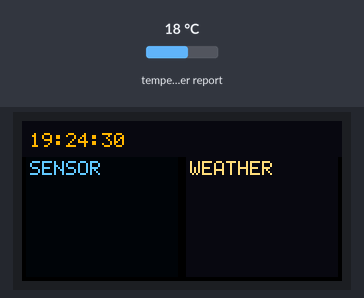
A program run on a simulated ESP32 board running MicroPython. Parts: 160×80 colour display. Inputs (shaded band) come from the test bench; at power-on: temperature in the web weather report 18 °C. WiFi joins after 1.5 s; the clock reads 2024-03-15 10:24:30 at power-on unless the program sets it; requests to the public web service named in the program get a made-up reply in its usual format after 0.4 s (London, UTC, broken clouds, 64 % humidity, 1013 hPa unless stated).

Above: at 1.0 s.
At 3.97 s:
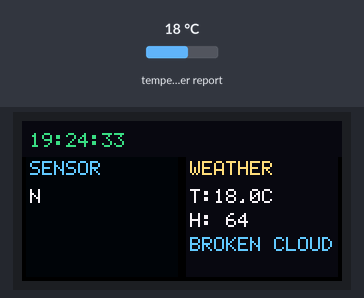
At 7.2 s:
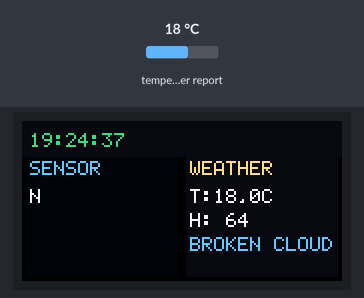
At 12.2 s:
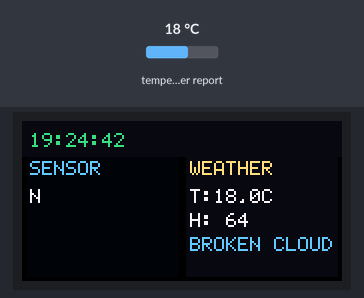
At 21.2 s:
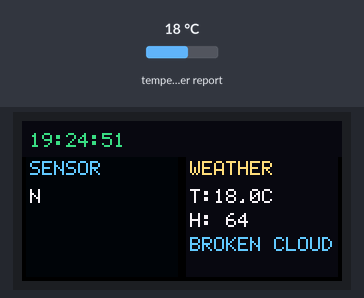
At 38.2 s:
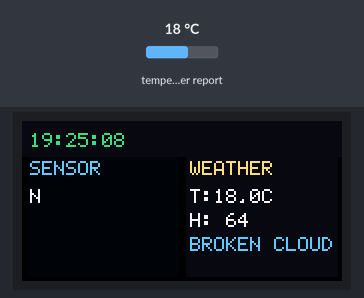

Measured:
- what the display in image 0 shows lasts 1.7 s, from 0.9 s to 2.6 s
- what the display in image 2 shows lasts 1.0 s, from 7.1 s to 8.1 s

The program:

tft_weather.py
```python
# ESP32-C3 Super Mini + ST7735 0.96" (80x160) DASHBOARD - 2 Columns (no scroll, fast, one-pass bg)
from machine import Pin, SPI
import time, struct, ntptime, network, urequests

# ── 사용자 설정 ──
SSID="mtinet"; PASSWORD="33333333"; HOSTNAME="esp32c3-mini"
API_KEY="24109ddecb29a5405afe2a8df42c5e34"; CITY="Seoul"; UNITS="metric"; LANG="en"
DHT_PIN=None
ROTATION=1        # 90도 회전(가로 160 사용)
MIRROR_X=True     # 필요시 False로
PIN_CS=5; PIN_MOSI=4; PIN_MISO=3; PIN_SCLK=2; PIN_DC=1; PIN_RST=0
TFT_W=80; TFT_H=160

# ── ST7735 ──
SWRESET=0x01; SLPOUT=0x11; DISPON=0x29; CASET=0x2A; PASET=0x2B; RAMWR=0x2C
MADCTL=0x36; COLMOD=0x3A; INVON=0x21; INVOFF=0x20
MY=0x80; MX=0x40; MV=0x20; BGR=0x08

def rgb565(r,g,b): return ((r&0xF8)<<8)|((g&0xFC)<<3)|(b>>3)

FONT5x7={" ":[0,0,0,0,0],"!":[0,0,0x5F,0,0],":":[0,0x36,0x36,0,0],"-":[8,8,8,8,8],
"0":[0x3E,0x51,0x49,0x45,0x3E],"1":[0,0x42,0x7F,0x40,0],
"2":[0x42,0x61,0x51,0x49,0x46],"3":[0x21,0x41,0x45,0x4B,0x31],
"4":[0x18,0x14,0x12,0x7F,0x10],"5":[0x27,0x45,0x45,0x45,0x39],
"6":[0x3C,0x4A,0x49,0x49,0x30],"7":[1,0x71,9,5,3],
"8":[0x36,0x49,0x49,0x49,0x36],"9":[6,0x49,0x49,0x29,0x1E],
"A":[0x7E,0x11,0x11,0x11,0x7E],"B":[0x7F,0x49,0x49,0x49,0x36],
"C":[0x3E,0x41,0x41,0x41,0x22],"D":[0x7F,0x41,0x41,0x22,0x1C],
"E":[0x7F,0x49,0x49,0x49,0x41],"F":[0x7F,9,9,9,1],
"G":[0x3E,0x41,0x49,0x49,0x7A],"H":[0x7F,8,8,8,0x7F],
"I":[0,0x41,0x7F,0x41,0],"J":[0x20,0x40,0x41,0x3F,1],
"K":[0x7F,8,0x14,0x22,0x41],"L":[0x7F,0x40,0x40,0x40,0x40],
"M":[0x7F,2,4,2,0x7F],"N":[0x7F,4,8,0x10,0x7F],
"O":[0x3E,0x41,0x41,0x41,0x3E],"P":[0x7F,9,9,9,6],
"Q":[0x3E,0x41,0x51,0x21,0x5E],"R":[0x7F,9,0x19,0x29,0x46],
"S":[0x46,0x49,0x49,0x49,0x31],"T":[1,1,0x7F,1,1],
"U":[0x3F,0x40,0x40,0x40,0x3F],"V":[0x1F,0x20,0x40,0x20,0x1F],
"W":[0x3F,0x40,0x38,0x40,0x3F],"X":[0x63,0x14,8,0x14,0x63],
"Y":[7,8,0x70,8,7],"Z":[0x61,0x51,0x49,0x45,0x43],
".":[0,0x40,0x60,0,0],",":[0,0x40,0x20,0,0],"/":[0x40,0x20,0x10,8,4]}

class ST7735_80x160:
    def __init__(self, spi, cs, dc, rst, rotation=0, invert=False, mirror_x=False):
        self.spi=spi; self.cs=Pin(cs,Pin.OUT,value=1); self.dc=Pin(dc,Pin.OUT,value=0); self.rst=Pin(rst,Pin.OUT,value=1)
        self.rotation=rotation; self.invert=invert; self.width=TFT_W; self.height=TFT_H
        self._apply_rotation(rotation, mirror_x); self._init_display()
    def _apply_rotation(self, rot, mirror_x):
        if rot in (0,2): self.x_offset,self.y_offset=26,1; self.width,self.height=TFT_W,TFT_H
        else:            self.x_offset,self.y_offset=1,26;  self.width,self.height=TFT_H,TFT_W
        if   rot==0: mad=BGR|(MX if not mirror_x else 0)
        elif rot==1: mad=BGR|MV|(0 if not mirror_x else MX)
        elif rot==2: mad=BGR|MY|(MX if not mirror_x else 0)
        else:        mad=BGR|MX|MY|MV;  mad ^= (MX if mirror_x else 0)
        self._mad=mad
    def _cmd(self,c): self.cs.value(0); self.dc.value(0); self.spi.write(bytearray([c])); self.cs.value(1)
    def _data(self,b): self.cs.value(0); self.dc.value(1); self.spi.write(b); self.cs.value(1)
    def _reset(self): self.rst.value(0); time.sleep_ms(50); self.rst.value(1); time.sleep_ms(120)
    def _init_display(self):
        self._reset(); self._cmd(SWRESET); time.sleep_ms(150); self._cmd(SLPOUT); time.sleep_ms(120)
        self._cmd(COLMOD); self._data(bytearray([0x05])); time.sleep_ms(10)
        self._cmd(MADCTL); self._data(bytearray([self._mad]))
        self._cmd(INVON); time.sleep_ms(10)   # 모듈에 따라 INVOFF가 자연스러우면 바꾸세요
        self._cmd(DISPON); time.sleep_ms(80); self.fill_color(rgb565(0,0,0))
    def set_window(self,x0,y0,x1,y1):
        x0+=self.x_offset; x1+=self.x_offset; y0+=self.y_offset; y1+=self.y_offset
        self._cmd(CASET); self._data(struct.pack(">HH",x0,x1)); self._cmd(PASET); self._data(struct.pack(">HH",y0,y1)); self._cmd(RAMWR)
    def fill_color(self,color,x=0,y=0,w=None,h=None):
        if w is None:w=self.width
        if h is None:h=self.height
        if w<=0 or h<=0:return
        self.set_window(x,y,x+w-1,y+h-1)
        hi=(color>>8)&0xFF; lo=color&0xFF; pair=bytes([hi,lo]); chunk=pair*2048
        px=w*h; self.cs.value(0); self.dc.value(1)
        while px>0: n=min(px,2048); self.spi.write(memoryview(chunk)[:n*2]); px-=n
        self.cs.value(1)
    def pixel(self,x,y,c):
        if 0<=x<self.width and 0<=y<self.height:
            self.set_window(x,y,x,y); self._data(bytes([(c>>8)&0xFF,c&0xFF]))
    def fill_rect(self,x,y,w,h,c): self.fill_color(c,x,y,w,h)
    def hline(self,x,y,w,c): self.fill_color(c,x,y,w,1)
    def vline(self,x,y,h,c): self.fill_color(c,x,y,1,h)
    def draw_char(self,x,y,ch,color,bg=None,scale=2):
        g=FONT5x7.get(ch,FONT5x7[" "])
        for cx in range(5):
            col=g[cx]
            for cy in range(7):
                if (col>>cy)&1:
                    if scale==1:self.pixel(x+cx,y+cy,color)
                    else:self.fill_rect(x+cx*scale,y+cy*scale,scale,scale,color)
                elif bg is not None:
                    if scale==1:self.pixel(x+cx,y+cy,bg)
                    else:self.fill_rect(x+cx*scale,y+cy*scale,scale,scale,bg)
        if bg is not None:
            if scale==1:self.vline(x+5,y,7,bg)
            else:self.fill_rect(x+5*scale,y,scale,7*scale,bg)
        return 6*scale
    def draw_text(self,x,y,text,color,bg=None,scale=1):
        for ch in text: x+=self.draw_char(x,y,ch,color,bg,scale)

# ── SPI ──
try:
    spi=SPI(1,baudrate=60_000_000,polarity=0,phase=0,sck=Pin(PIN_SCLK),mosi=Pin(PIN_MOSI),miso=Pin(PIN_MISO))
except:
    spi=SPI(1,baudrate=40_000_000,polarity=0,phase=0,sck=Pin(PIN_SCLK),mosi=Pin(PIN_MOSI),miso=Pin(PIN_MISO))
tft=ST7735_80x160(spi,PIN_CS,PIN_DC,PIN_RST,rotation=ROTATION,invert=True,mirror_x=MIRROR_X)

# ── (옵션) DHT ──
_dht=None
if DHT_PIN is not None:
    try:
        import dht; _dht=dht.DHT22(Pin(DHT_PIN))
    except: _dht=None

# ── 네트워크/시간 ──
def wifi_connect(timeout=15):
    wlan=network.WLAN(network.STA_IF); wlan.active(True)
    try:wlan.config(hostname=HOSTNAME)
    except:pass
    if not wlan.isconnected():
        wlan.connect(SSID,PASSWORD); t0=time.ticks_ms()
        while not wlan.isconnected():
            time.sleep_ms(200)
            if time.ticks_diff(time.ticks_ms(),t0)>timeout*1000:return None
    return wlan
def ntp_sync(max_try=3):
    for _ in range(max_try):
        try: ntptime.host="pool.ntp.org"; ntptime.settime(); return True
        except: time.sleep(2)
    return False
def now_kst(): return time.localtime(time.time()+9*3600)

# ── 데이터 소스 ──
def read_dht():
    if _dht is None: return None
    try: _dht.measure(); return (_dht.temperature(), _dht.humidity())
    except: return None
def get_weather():
    if not API_KEY: return None
    url="http://api.openweathermap.org/data/2.5/weather?q={}&appid={}&units={}&lang={}".format(CITY,API_KEY,UNITS,LANG)
    try: r=urequests.get(url); d=r.json(); r.close(); return (d["weather"][0]["description"], d["main"]["temp"], d["main"]["humidity"])
    except: return None

# ── 색상/레이아웃 ──
BG=rgb565(0,0,0); PANEL=rgb565(10,10,20); LBG=rgb565(5,5,12); RBG=rgb565(8,8,16)
FG=rgb565(240,240,240); ACCENT=rgb565(100,200,255); OK=rgb565(60,220,130); WARN=rgb565(255,180,0)

TOP_PAD=2            # ↑ 상단 여유 2px 보정
HEADER_H=16
COL_MARGIN=2
COL_W=(tft.width//2)-COL_MARGIN*2
LEFT_X=COL_MARGIN
RIGHT_X=tft.width//2+COL_MARGIN
CONTENT_Y=HEADER_H+TOP_PAD   # 상단 2px 여유 반영
CONTENT_H=tft.height-CONTENT_Y-2

# 텍스트 위치(한 줄 높이는 대략 10~12px 잡음)
CLOCK_X=4; CLOCK_Y=TOP_PAD+4

# 라인 영역(부분 갱신용) 정의
L_LINE1=(LEFT_X+2,  CONTENT_Y+16, COL_W-4, 10)  # 센서 T
L_LINE2=(LEFT_X+2,  CONTENT_Y+28, COL_W-4, 10)  # 센서 H
R_LINE1=(RIGHT_X+2, CONTENT_Y+16, COL_W-4, 10)  # 날씨 T
R_LINE2=(RIGHT_X+2, CONTENT_Y+28, COL_W-4, 10)  # 날씨 H
R_DESC =(RIGHT_X+2, CONTENT_Y+40, COL_W-4, 12)  # 날씨 설명

_last_sec=-1
_synced=False

# ── 배경 1회 그리기(순서 보장: 배경 → 그 위에 텍스트) ──
def draw_background_once():
    # 헤더
    tft.fill_rect(0,0,tft.width,HEADER_H+TOP_PAD,PANEL)
    # 좌/우 패널 배경
    tft.fill_rect(LEFT_X, CONTENT_Y,  COL_W, CONTENT_H,  LBG)
    tft.fill_rect(RIGHT_X,CONTENT_Y,  COL_W, CONTENT_H,  RBG)
    # 고정 타이틀 텍스트(한 번만)
    tft.draw_text(LEFT_X+2,  CONTENT_Y+2,  "SENSOR",  ACCENT,                 bg=LBG, scale=1)
    tft.draw_text(RIGHT_X+2, CONTENT_Y+2,  "WEATHER", rgb565(255,220,120),    bg=RBG, scale=1)

def clear_line(x,y,w,h,bg):
    # 부분 영역만 지움(빠름)
    tft.fill_rect(x,y,w,h,bg)

def draw_clock_fast():
    global _last_sec
    t=now_kst(); s=t[5]
    if s==_last_sec: return
    _last_sec=s
    clock="{:02d}:{:02d}:{:02d}".format(t[3],t[4],s)
    # 헤더는 이미 칠해져 있으므로 해당 숫자 영역만 덮고 다시 그림
    tft.draw_text(CLOCK_X, CLOCK_Y, clock, OK if _synced else WARN, bg=PANEL, scale=1)

def draw_sensor_text(d):
    x1,y1,w1,h1 = L_LINE1
    x2,y2,w2,h2 = L_LINE2
    if d is None:
        clear_line(x1,y1,w1,h1,LBG); tft.draw_text(x1,y1,"No sensor",FG,bg=LBG,scale=1)
        clear_line(x2,y2,w2,h2,LBG)
    else:
        tc,hu=d
        clear_line(x1,y1,w1,h1,LBG); tft.draw_text(x1,y1,"T:{:>4.1f}C".format(tc),FG,bg=LBG,scale=1)
        clear_line(x2,y2,w2,h2,LBG); tft.draw_text(x2,y2,"H:{:>3.0f}%".format(hu),FG,bg=LBG,scale=1)

def draw_weather_text(w):
    x1,y1,w1,h1 = R_LINE1
    x2,y2,w2,h2 = R_LINE2
    xd,yd,wd,hd = R_DESC
    if w is None:
        clear_line(x1,y1,w1,h1,RBG); tft.draw_text(x1,y1,"No data",FG,bg=RBG,scale=1)
        clear_line(x2,y2,w2,h2,RBG)
        clear_line(xd,yd,wd,hd,RBG)
        return
    desc,tmp,hum=w
    clear_line(x1,y1,w1,h1,RBG); tft.draw_text(x1,y1,"T:{:>4.1f}C".format(tmp),FG,bg=RBG,scale=1)
    clear_line(x2,y2,w2,h2,RBG); tft.draw_text(x2,y2,"H:{:>3.0f}%".format(hum),FG,bg=RBG,scale=1)
    # 설명: 스크롤 없이 칼럼 폭에 맞춰 고정 표시
    txt = desc.upper() if LANG=="en" else desc
    maxchars = wd//6
    clear_line(xd,yd,wd,hd,RBG); tft.draw_text(xd,yd,txt[:maxchars],ACCENT,bg=RBG,scale=1)

def main():
    global _synced
    tft.fill_color(BG)
    draw_background_once()       # 배경 한 번에
    draw_clock_fast()            # 최초 시계

    # 네트워크/시간
    wlan=wifi_connect()
    _synced=ntp_sync() if wlan else False
    draw_clock_fast()            # 색상 반영

    # 첫 데이터 페인트(글씨만)
    dht_data = read_dht()
    weather  = get_weather() if wlan else None
    draw_sensor_text(dht_data)
    draw_weather_text(weather)

    # 주기 타이머
    t_dht=time.ticks_ms()
    t_w  =time.ticks_ms()

    while True:
        draw_clock_fast()  # 초 바뀔 때만 갱신

        now=time.ticks_ms()
        if time.ticks_diff(now,t_dht)>5000:
            dht_data=read_dht()
            draw_sensor_text(dht_data)
            t_dht=now

        if wlan and time.ticks_diff(now,t_w)>600_000:
            weather=get_weather()
            draw_weather_text(weather)
            t_w=now

        time.sleep_ms(5)  # 루프 템포(조금 더 빠르게)
# ── 실행 ──
try:
    # SPI는 위에서 초기화됨
    main()
except KeyboardInterrupt:
    pass
```
